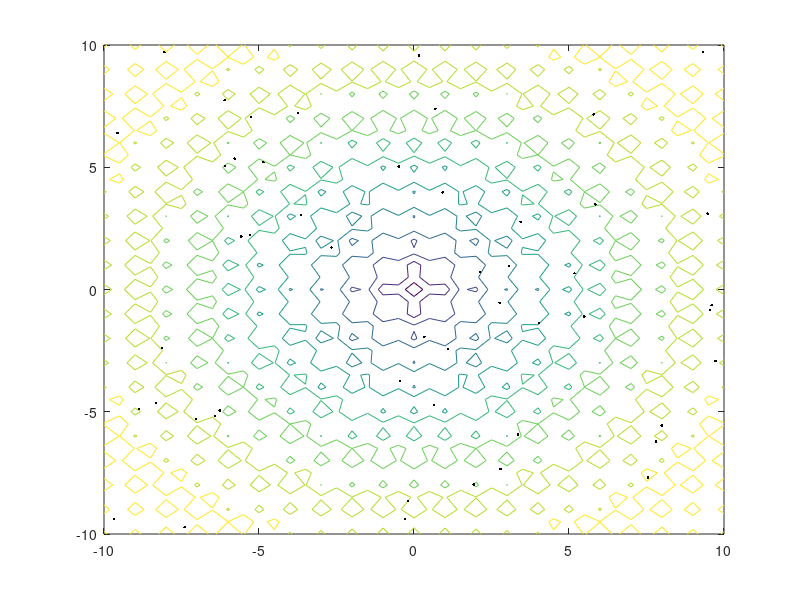

Write MATLAB code to recreate this figure. (Note: this script raises an error after producing the figure.)
clear all;
N=50;
dim=2; %no of dimensions
run=1;%no of runs
num=22;
bound=10;
bound1=10;
bound2=-10;
fbias=360;
%max_fe=100000;
%cut_off=9*10^(-5);
%penalty=20;
a1=sqrt(N);
b1=sqrt(2*a1);
t1=1/b1;
t2=1/sqrt(2*N);
range=repmat([-bound bound],dim,1);    % range
iter=25; %no of iterations
dwnsrch=range(:,1);
upsrch=range(:,2);
FEs = 0;
b=1;
y=0;
q=10;

t=zeros(1,run);
flag=zeros(1,run);

for b=1:run
    
  pop=zeros(N,dim);
  sd_pop=zeros(N,dim)+3;
  
  for i=1:N
    for j=1:dim
      pop(i,j)=dwnsrch(j)+rand*(upsrch(j)-dwnsrch(j));
    end
  end
  
  X=[-10:0.5:10];
Y=[-10:0.5:10];
for i=1:size(Y,2)
     for j=1:size(X,2)
      S(i,j)=-20*exp(-0.2*sqrt(0.5*(X(j)^2+Y(i)^2)))-exp(0.5*(cos(2*3.141592*X(j))+cos(2*3.141592*Y(i))))+20+exp(1);  
     end
   end
   contour(X,Y,S);
   hold on
   plot(pop(:,1),pop(:,2),'k.');
   %hold on;
   figure(1);
  for v=1:iter
  
      if(mod(v,5)==0)
      contour(X,Y,S);
      hold on
      plot(pop(:,1),pop(:,2),'k.');
      figure(v);
      end
      for j=1:N
        fitness_pop(j,1)=my_benchmark_func(pop(j,:),dim);
        fitness_pop_only(j,1)=fitness_pop(j,1);
        FEs=FEs+1;
      end
      
   rand('state',sum(100*clock));
   off=zeros(N,dim);
   sd_off=zeros(N,dim);
    for i=1:N 
     a=randn;
     [s,f]=min(fitness_pop_only);
     %[s1,f1]=max(fitness_pop);
     for j=1:dim
       sd_off(i,j)=sd_pop(i,j)*exp(t1*a+t2*randn);
        off(i,j)=pop(i,j)+sd_off(i,j)*randn;%cauchy(1,1);
       
       
       
           if(off(i,j)>upsrch(j))
             off(i,j)=upsrch(j)-rand;% z(i,j)=upsrch(j)-rand*(upsrch(j)-dwnsrch(j));
           end
           if(off(i,j)<dwnsrch(j))
              off(i,j)=dwnsrch(j)+rand; %z(i,j)=dwnsrch(j)+rand*(upsrch(j)-dwnsrch(j));
           end
     end
    end
         
     for j=1:N
      %fitness_pop(j,1)=benchmark_func(pop(j,:),num);
      fitness_pop(j+N,1)=my_benchmark_func(off(j,:),dim);
      FEs=FEs+1;
     end
     
     for k=1:2*N
         win(k,1)=0;
     end
     
     for g=1:N
         for p=1:dim
             comb_pop(g,p)=pop(g,p);
             comb_sd(g,p)=sd_pop(g,p);
         end
     end
     
     for g=N+1:2*N
         for p=1:dim
             comb_pop(g,p)=off(g-N,p);
             comb_sd(g,p)=sd_off(g-N,p);
         end
     end
     
     
     j=1;
     for k=1:2*N
         for d=1:q
             %while(k==j)
             % j=ceil(2*N*rand);
            % end
             if(fitness_pop(k)<fitness_pop(ceil(2*N*rand)))
                 win(k,1)=win(k,1)+1;
             end
         end
     end
     
     [win_sort, I]=sort(win,'descend');
     
          for i=1:N
              for j=1:dim
                  pop(i,j)=comb_pop(I(i),j);
                  sd_pop(i,j)=comb_sd(I(i),j);
              end
          end
          
          s=sprintf('best fitness in iteration no. %d is = %e',v,min(fitness_pop_only));
          disp(s)
  end
end

              
              
       
       
       
       
       
       
       
       
       
       
       

            
